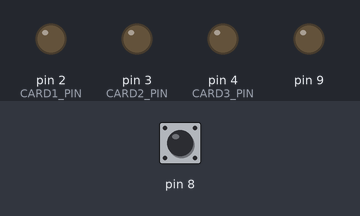
The sketch below on a simulated Arduino Uno, built with avr-gcc and run on an emulated ATmega328P. On the bench: output pins drawn as LEDs (lit = HIGH). The test bench sets the inputs (shaded band); at power-on: pin 8 HIGH. Pins used as bus, display or sensor lines are not drawn.

Above: at 1.2 s.
1.3 s: pin 8 pulled LOW for 0.15 s
At 1.45 s:
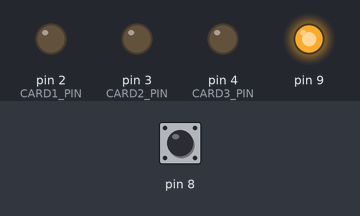
4.5 s: pin 8 pulled LOW for 3.2 s
At 8.3 s:
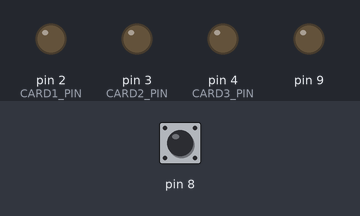
Timing chart, 0 to 9.8 s (numbered marks = the images above; inputs shaded):
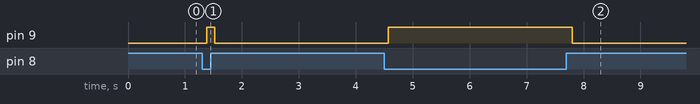

The sketch:

SeprateUnoCode.ino
```cpp
#include "MandibleLever.h"
#include <SPI.h>
#include "RFIDclass.h"

// Define pins for the RFID reader
#define SS_PIN 10
#define RST_PIN 5

// Define pins for the LEDs (or other outputs)
#define CARD1_PIN 2
#define CARD2_PIN 3
#define CARD3_PIN 4

// Create an instance of the RFIDclass
RFIDclass rfid(SS_PIN, RST_PIN, CARD1_PIN, CARD2_PIN, CARD3_PIN);

#define leverInput 8
#define leverOutput 9

MandibleLever lever(leverInput, leverOutput);

void setup() {
    Serial.begin(9600);
    lever.begin();
    // Initialize the RFID reader
    rfid.setup();
}

void loop() {
    lever.update();
    // Call the main function of the RFIDclass
    rfid.main();

    // Optional: Add a small delay to avoid flooding the serial output (for debugging)
    delay(10);
}
```

MandibleLever.cpp
```cpp
#include "MandibleLever.h"

MandibleLever::MandibleLever(uint8_t inputPin, uint8_t outputPin, unsigned long debounceDelay)
    : _inputPin(inputPin), _outputPin(outputPin), _debounceDelay(debounceDelay), _leverState(HIGH), _lastLeverState(HIGH), _lastDebounceTime(0) {
}

void MandibleLever::begin() {
    pinMode(_inputPin, INPUT_PULLUP);
    pinMode(_outputPin, OUTPUT);
    _leverState = digitalRead(_inputPin);
}

void MandibleLever::update() {
    int currentReading = digitalRead(_inputPin);

    if (currentReading != _lastLeverState) {
        _lastDebounceTime = millis();
    }

    if ((millis() - _lastDebounceTime) > _debounceDelay) {
        if (currentReading != _leverState) {
            _leverState = currentReading;
            digitalWrite(_outputPin, !_leverState);
        }
    }

    _lastLeverState = currentReading;
}
```

MandibleLever.h
```cpp
#ifndef MANDIBLE_LEVER_H
#define MANDIBLE_LEVER_H

#include <Arduino.h>

class MandibleLever {
public:
    MandibleLever(uint8_t inputPin, uint8_t outputPin, unsigned long debounceDelay = 50);
    void begin();
    void update();

private:
    uint8_t _inputPin;
    uint8_t _outputPin;
    unsigned long _debounceDelay;
    int _leverState;
    int _lastLeverState;
    unsigned long _lastDebounceTime;
};

#endif
```

RFIDclass.cpp
```cpp
#include "RFIDclass.h"

RFIDclass::RFIDclass(int SS_PIN, int RST_PIN, int card1Pin, int card2Pin, int card3Pin)
    : mfrc522(SS_PIN, RST_PIN), cardPresent(false), lastDetectedTime(0), debounceDelay(200),
      card1Pin(card1Pin), card2Pin(card2Pin), card3Pin(card3Pin) {}

void RFIDclass::setup() {
    SPI.begin();           // Initialize SPI bus
    mfrc522.PCD_Init();    // Initialize MFRC522
    pinMode(card1Pin, OUTPUT);
    pinMode(card2Pin, OUTPUT);
    pinMode(card3Pin, OUTPUT);
    digitalWrite(card1Pin, LOW);
    digitalWrite(card2Pin, LOW);
    digitalWrite(card3Pin, LOW);
}

void RFIDclass::main() {
    bool cardDetected = mfrc522.PICC_IsNewCardPresent() && mfrc522.PICC_ReadCardSerial();

    if (cardDetected) {
        // If a card is detected, check how long it has been present
        lastDetectedTime = millis(); // Update the last detected time
            // Card is detected and has been present for longer than debounceDelay
        if (!cardPresent) {
            cardPresent = true; // Set the card present flag

            int cardNumber = getCardNumber();
            Serial.println(cardNumber);
            digitalWrite(card1Pin, cardNumber == 1 ? HIGH : LOW);
            digitalWrite(card2Pin, cardNumber == 2 ? HIGH : LOW);
            digitalWrite(card3Pin, cardNumber == 3 ? HIGH : LOW);


        }
    } else {
        // No card detected
        if (cardPresent && millis() - lastDetectedTime > debounceDelay) {
            // Card was previously detected but is now absent for longer than debounceDelay
            cardPresent = false;
            digitalWrite(card1Pin, LOW);
            digitalWrite(card2Pin, LOW);
            digitalWrite(card3Pin, LOW);
        }
    }
}

int RFIDclass::getCardNumber() {
    byte card1UID[] = {0x04, 0x53, 0x63, 0x62, 0xEC, 0x6B, 0x80};
    byte card2UID[] = {0x04, 0x56, 0x64, 0x62, 0xEC, 0x6B, 0x80};
    byte card3UID[] = {0x04, 0x4C, 0x64, 0x62, 0xEC, 0x6B, 0x80};

    if (compareUIDs(mfrc522.uid.uidByte, card1UID, mfrc522.uid.size)) {
        return 1;
    } else if (compareUIDs(mfrc522.uid.uidByte, card2UID, mfrc522.uid.size)) {
        return 2;
    } else if (compareUIDs(mfrc522.uid.uidByte, card3UID, mfrc522.uid.size)) {
        return 3;
    } else {
        return 0;
    }
}

bool RFIDclass::compareUIDs(byte *uid1, byte *uid2, byte size) {
    for (byte i = 0; i < size; i++) {
        if (uid1[i] != uid2[i]) {
            return false;
        }
    }
    return true;
}
```

RFIDclass.h
```cpp
#ifndef RFIDCLASS_H
#define RFIDCLASS_H

#include <SPI.h>
#include <MFRC522.h>

class RFIDclass {
public:
    RFIDclass(int SS_PIN, int RST_PIN, int card1Pin, int card2Pin, int card3Pin);
    void setup();
    void main();  //

private:
    bool compareUIDs(byte *uid1, byte *uid2, byte size);
    bool cardPresent;  // Track the state of card presence
    unsigned long lastDetectedTime;
    unsigned long debounceDelay;
    MFRC522 mfrc522;  // Declare the mfrc522 member

    int getCardNumber();  // Function to get card number

    // Add pin members
    int card1Pin;
    int card2Pin;
    int card3Pin;
};

#endif // RFIDCLASS_H
```

Measured:
- after the input at 1.3 s, pin 9: LOW → HIGH after 0.08 s, → LOW 0.14 s later
- after the input at 4.5 s, pin 9: LOW → HIGH after 0.07 s, → LOW 3.2 s later
